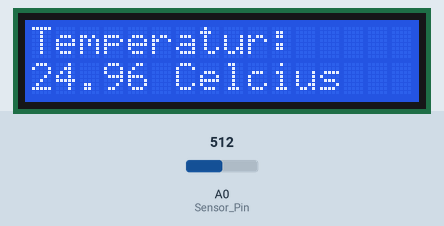
This sketch was run on a simulated Arduino Uno, built with avr-gcc and run on an emulated ATmega328P. Shown: 16×2 character LCD. Inputs (shaded band) come from the test bench; at power-on: A0 (Sensor_Pin) = 512. What the sketch prints to the serial monitor is not drawn.

Above: at 1.2 s.
1.3 s: A0 (Sensor_Pin) set to 668
At 2.2 s:
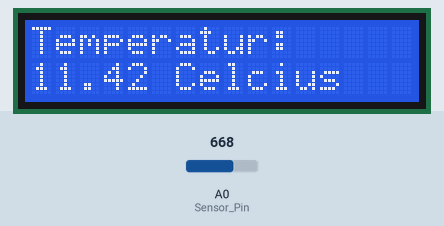
2.8 s: A0 (Sensor_Pin) set to 702
At 3.7 s:
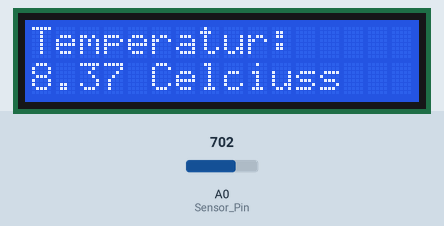
4.3 s: A0 (Sensor_Pin) set to 716
At 4.9 s:
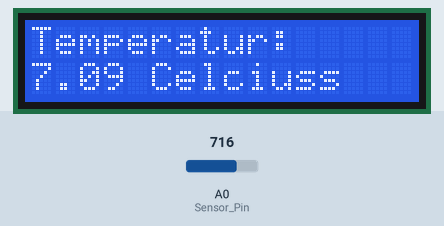
Timing chart, 0 to 7.3 s (numbered marks = the images above; inputs shaded):
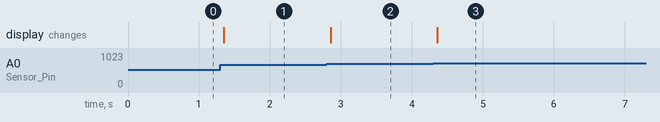

Measured:
- the behaviour switches between 684 and 685 on A0 (Sensor_Pin) (found by bisection; images 1 and 2)
- after the input at 1.3 s, the display: changes after 0.05 s (image 1)
- after the input at 2.8 s, the display: changes after 0.06 s (image 2)
- after the input at 4.3 s, the display: changes after 0.06 s (image 3)

The sketch:

experimentAufwind.ino
```cpp
/*
* meetMINT Space
* Experiment 30. - 31.07.2024
*
*/

#include <Thermistor.h>
#include <NTC_Thermistor.h>
#include <Wire.h>
#include <LiquidCrystal_I2C.h>

// Temperatursensor
int Sensor_Pin = A0;
#define Referenzwiderstand   10000 // Widerstandswert des Widerstandes der mit dem NTC in Reihe geschaltet wurde.
#define Nominalwiderstand     10000 // Widerstand des NTC bei Normaltemperatur
#define Nominaltemperatur    25 // Temperatur, bei der der NTC den angegebenen Widerstand hat
#define BWert                3950 // Beta Koeffizient(zu finden im Datenblatt des NTC)
Thermistor* thermistor;

// Display
LiquidCrystal_I2C lcd(0x27, 16, 2);

void setup()
{
  Serial.begin(9600);
  // Sensor initialisieren
  thermistor = new NTC_Thermistor(Sensor_Pin, Referenzwiderstand, Nominalwiderstand, Nominaltemperatur, BWert);
  // Display initialisieren
  lcd.init();
  lcd.backlight();
}


void loop()
{
  lcd.setCursor(0, 0);
  const double celsius = thermistor->readCelsius(); //Temperatur auslesen
  Serial.print("Temperatur: "); // Ausgabe der Temperatur am Seriellen Monitor - hier nur der Text "Temperatur; "
  Serial.print(celsius); // An dieser Stelle wird der Temperaturwert an den Seriellen Monitor gesendet.
  Serial.println(" °C"); // Hinter dem Temperaturwert wird am Seriellen Monitor nun noch die Einheit "C" angezeigt.


  lcd.print("Temperatur: "); // Ausgabe der Temperatur am Seriellen Monitor - hier nur der Text "Temperatur; "
  lcd.setCursor(0, 1);
  lcd.print(celsius); // An dieser Stelle wird der Temperaturwert an den Seriellen Monitor gesendet.
  lcd.print(" Celcius"); // Hinter dem Temperaturwert wird am Seriellen Monitor nun noch die Einheit "C" angezeigt.
  delay(100); // An dieser Stelle pausiert das Programm für eine Sekunde. Dadurch wird am Seriellen Monitor ein Temperaturwert pro Sekunde angezeigt.
}
```
